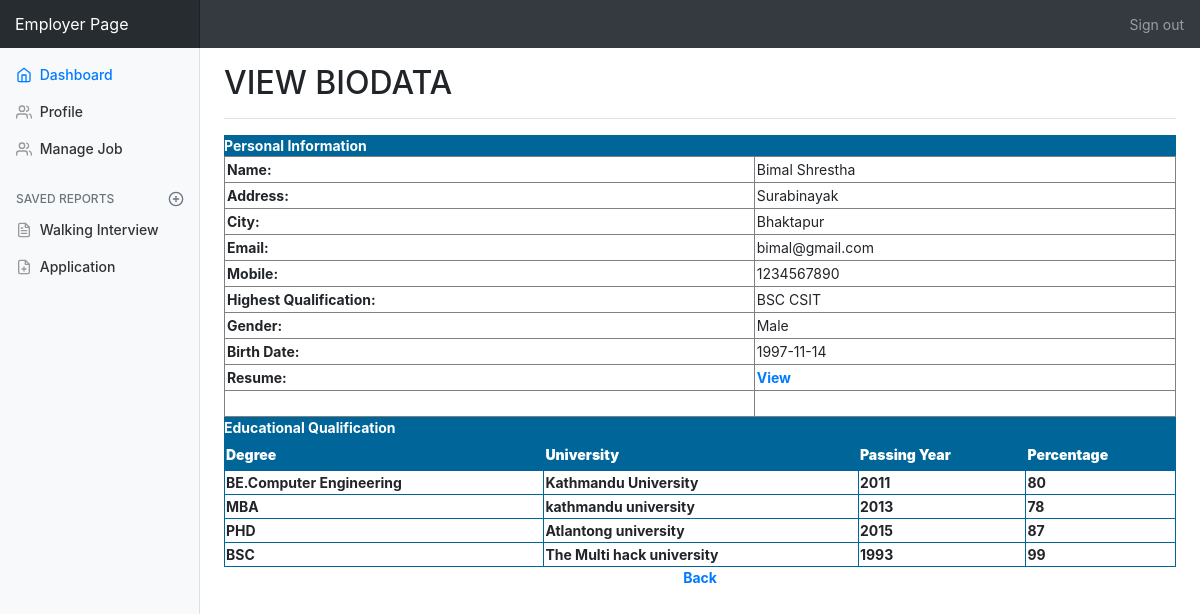
The page /employer/ViewBiodata.php?JobSeekId=3 (signed in) on the database its author committed.
### tables this page shows
CREATE TABLE `jobseeker_reg` (
  `JobSeekId` int(11) NOT NULL,
  `JobSeekerName` varchar(255) NOT NULL,
  `Address` varchar(255) NOT NULL,
  `City` varchar(255) NOT NULL,
  `Email` varchar(255) NOT NULL,
  `Mobile` varchar(255) NOT NULL,
  `Qualification` varchar(255) NOT NULL,
  `Experience` varchar(255) NOT NULL,
  `Gender` varchar(255) NOT NULL,
  `BirthDate` varchar(255) NOT NULL,
  `age` int(11) NOT NULL,
  `Resume` varchar(255) NOT NULL,
  `Status` varchar(255) NOT NULL,
  `Username` varchar(255) NOT NULL,
  `Password` varchar(255) NOT NULL,
  `Question` varchar(255) NOT NULL,
  `Answer` varchar(255) NOT NULL
);

CREATE TABLE `jobseeker_education` (
  `EduId` int(11) NOT NULL,
  `JobSeekId` int(11) NOT NULL,
  `Degree` varchar(255) NOT NULL,
  `University` varchar(255) NOT NULL,
  `PassingYear` mediumint(9) NOT NULL,
  `Percentage` float NOT NULL
);

### employer/ViewBiodata.php (the view, shortened to what this page needs)
<!doctype html>
<html lang="en">
  <head>
    <link rel="stylesheet" href="https://maxcdn.bootstrapcdn.com/bootstrap/4.5.2/css/bootstrap.min.css">
    <link href="./css/dashboard.css" rel="stylesheet">
  </head>
  <body>
    <nav class="navbar navbar-dark sticky-top bg-dark flex-md-nowrap p-0">
      <a class="navbar-brand col-sm-3 col-md-2 mr-0" href="#">Employer Page</a>
      <ul class="navbar-nav px-3">
        <li class="nav-item text-nowrap">
          <a class="nav-link" href="logout.php">Sign out</a>
        </li>
      </ul>
    </nav>
    <div class="container-fluid">
      <div class="row">
        <nav class="col-md-2 d-none d-md-block bg-light sidebar">
          <div class="sidebar-sticky">
            <ul class="nav flex-column">
            <li class="nav-item">
                <a class="nav-link active" href="index.php">
                  <span data-feather="home"></span>
                  Dashboard <span class="sr-only">(current)</span>
                </a>
              </li>
              <li class="nav-item">
                <a class="nav-link" href="profile.php">
                  <span data-feather="users"></span>
                  Profile
                </a>
              </li>
              <li class="nav-item">
                <a class="nav-link" href="managejob.php">
                  <span data-feather="users"></span>
                  Manage Job
                </a>
              </li>
            <h6 class="sidebar-heading d-flex justify-content-between align-items-center px-3 mt-4 mb-1 text-muted">
              <span>Saved reports</span>
              <a class="d-flex align-items-center text-muted" href="#">
                <span data-feather="plus-circle"></span>
              </a>
            </h6>
            <ul class="nav flex-column mb-2">
              <li class="nav-item">
                <a class="nav-link" href="walking.php">
                  <span data-feather="file-text"></span>
                 Walking Interview
                </a>
              </li>
              <li class="nav-item">
                <a class="nav-link" href="application.php">
                  <span data-feather="file-plus"></span>
                  Application
                </a>
              </li>
            </ul>
          </div>
        </nav>
        <main role="main" class="col-md-9 ml-sm-auto col-lg-10 pt-3 px-4">
          <div class="d-flex justify-content-between flex-wrap flex-md-nowrap align-items-center pb-2 mb-3 border-bottom">
            <h1 class="h2" style="text-transform:uppercase;">View Biodata</h1>
          </div>
          <table width="100%" border="0" cellspacing="0" cellpadding="0">
                  <tr>
                    <td bgcolor="#006699" style="color:#fff"><strong>Personal Information</strong></td>
                  </tr>
                  <tr>
                    <td>
                    <?php
                    $ID=$_GET['JobSeekId'];
                   include 'connection/db.php';
                $sql = "select * from jobSeeker_reg where JobSeekId='".$ID."'  ";
                $result = mysqli_query($conn,$sql);
                    $row = mysqli_fetch_array($result)
                    ?>
                <table width="100%" border="1" cellspacing="2" cellpadding="2">
                  <tr>
                    <td><strong>Name:</strong></td>
                    <td><?php echo $row['JobSeekerName'];?></td>
                  </tr>
                  <tr>
                    <td><strong>Address:</strong></td>
                    <td><?php echo $row['Address'];?></td>
                  </tr>
                  <tr>
                    <td><strong>City:</strong></td>
                    <td><?php echo $row['City'];?></td>
                  </tr>
                  <tr>
                    <td><strong>Email:</strong></td>
                    <td><?php echo $row['Email'];?></td>
                  </tr>
                  <tr>
                    <td><strong>Mobile:</strong></td>
                    <td><?php echo $row['Mobile'];?></td>
                  </tr>
                  <tr>
                    <td><strong>Highest Qualification:</strong></td>
                    <td><?php echo $row['Qualification'];?></td>
                  </tr>
                  <tr>
                    <td><strong>Gender:</strong></td>
                    <td><?php echo $row['Gender'];?></td>
                  </tr>
                  <tr>
                    <td><strong>Birth Date:</strong></td>
                    <td><?php echo $row['BirthDate'];?></td>
                  </tr>
                  <tr>
                    <td><strong>Resume:</strong></td>
                    <td><a href="../job seeker/upload/<?php echo $row['Resume'];?>" target="_blank"><strong>View</strong></a></td>
                  </tr>
                  <tr>
                    <td>&nbsp;</td>
                    <td>&nbsp;</td>
                  </tr>
                </table>
                    </td>
                  </tr>
                  <tr>
                    <td bgcolor="#006699"style="color:#fff"><strong>Educational Qualification</strong></td>
                  </tr>
                  <tr>
                    <td><table width="100%" border="1" cellpadding="1" cellspacing="2" bordercolor="#006699" >
                      <tr style="color:#fff">
                        <th height="32" bgcolor="#006699" ><div align="left" ><strong>Degree</strong></div></th>
                        <th bgcolor="#006699" ><div align="left" ><strong>University</strong></div></th>
                        <th bgcolor="#006699" ><div align="left" ><strong>Passing Year</strong></div></th>
                        <th bgcolor="#006699" ><div align="left" ><strong>Percentage</strong></div></th>
                      </tr>
                      <?php
					  $ID=$_GET['JobSeekId'];
                    include 'connection/db.php';
                    $sql = "select * from JobSeeker_Education where JobSeekId='".$ID."'";
                    $result = mysqli_query($conn,$sql);
                    while($row = mysqli_fetch_array($result))
                        {
                            $Degree=$row['Degree'];
                            $Univ=$row['University'];
                            $Passing=$row['PassingYear'];
                        $Per=$row['Percentage'];
                        ?>
                      <tr>
                        <td class="style3"><div align="left" class="style9 style5"><strong><?php echo $Degree;?></strong></div></td>
                        <td class="style3"><div align="left" class="style9 style5"><strong><?php echo $Univ;?></strong></div></td>
                        <td class="style3"><div align="left" class="style9 style5"><strong><?php echo $Passing;?></strong></div></td>
                        <td class="style3"><div align="left" class="style9 style5"><strong><?php echo $Per;?></strong></div></td>
                      </tr>
                      <?php
                        }
                            ?>
                    </table></td>
                  </tr>
                </table>
                <p align="center"><a href="application.php"><strong>Back</strong></a></p>
        </main>
      </div>
    </div>
  </body>
</html>

### employer/css/dashboard.css (style rules this page uses)
body { font-size: .875rem; }
.feather { width: 16px; height: 16px; vertical-align: text-bottom; }
.sidebar { position: fixed; top: 0; bottom: 0; left: 0; z-index: 100; padding: 0; box-shadow: inset -1px 0 0 rgba(0, 0, 0, .1); }
.sidebar-sticky { position: -webkit-sticky; position: sticky; top: 48px; height: calc(100vh - 48px); padding-top: .5rem; overflow-x: hidden; overflow-y: auto; }
.sidebar .nav-link { font-weight: 500; color: #333; }
.sidebar .nav-link .feather { margin-right: 4px; color: #999; }
.sidebar .nav-link.active { color: #007bff; }
.sidebar .nav-link:hover .feather, .sidebar .nav-link.active .feather { color: inherit; }
.sidebar-heading { font-size: .75rem; text-transform: uppercase; }
.navbar-brand { padding-top: .75rem; padding-bottom: .75rem; font-size: 1rem; background-color: rgba(0, 0, 0, .25); box-shadow: inset -1px 0 0 rgba(0, 0, 0, .25); }
.border-bottom { border-bottom: 1px solid #e5e5e5; }

### rows shown on the page
jobseeker_reg: JobSeekerName "Bimal Shrestha", Address "Surabinayak", City "Bhaktapur", Email "bimal@gmail.com", Mobile "1234567890", Qualification "BSC CSIT", Gender "Male", BirthDate "1997-11-14"
jobseeker_education: Degree "BE.Computer Engineering", University "Kathmandu University", PassingYear "2011", Percentage "80"
jobseeker_education: Degree "MBA", University "kathmandu university", PassingYear "2013", Percentage "78"
jobseeker_education: Degree "PHD", University "Atlantong university", PassingYear "2015", Percentage "87"
jobseeker_education: Degree "BSC", University "The Multi hack university", PassingYear "1993", Percentage "99"
